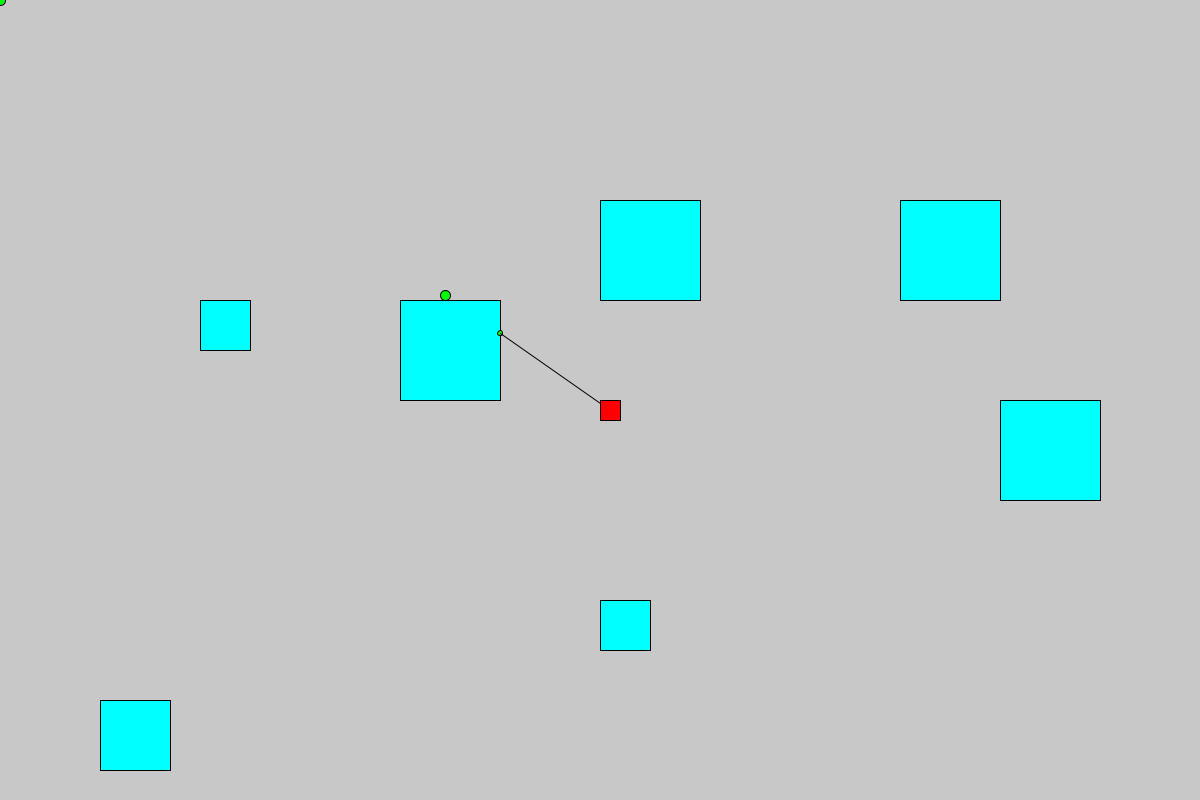
Frame 1 (no input)
Frame 60 (the mouse pressed at the canvas centre just before this capture): identical to frame 1, image omitted
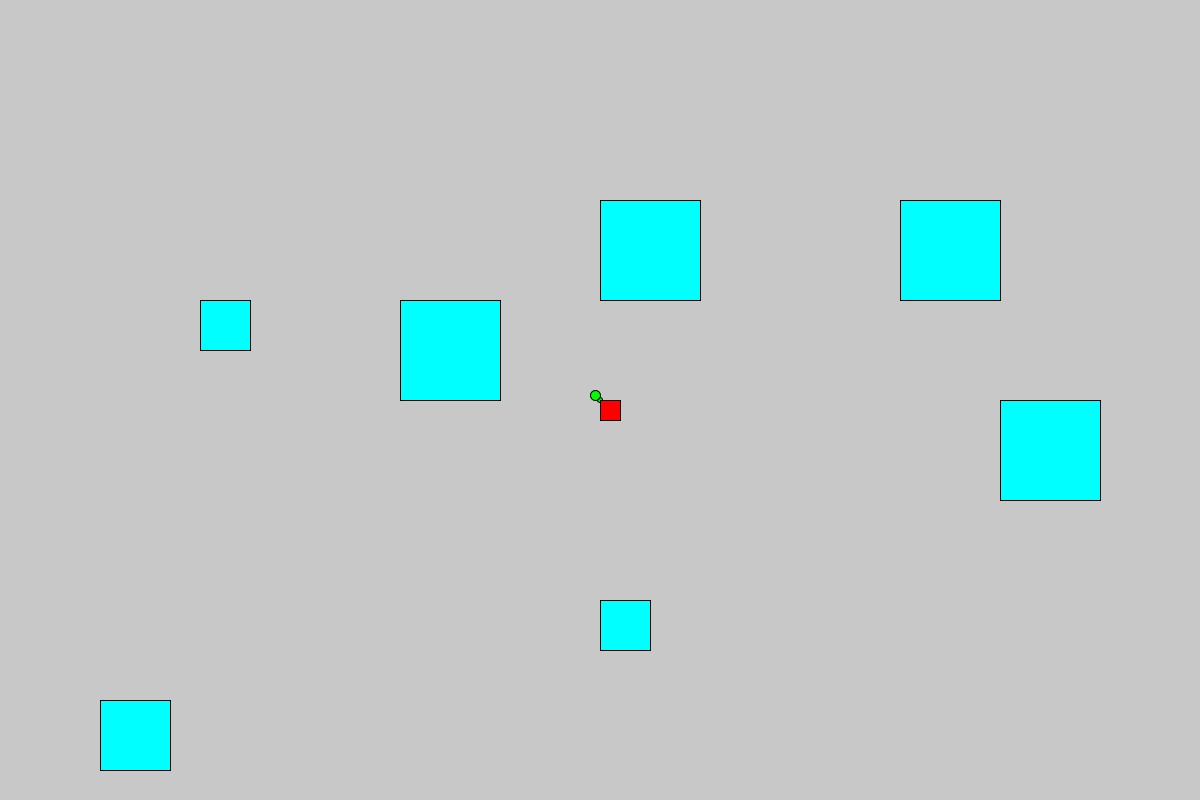
Frame 120 (the mouse held since frame 60 and released just before this capture)

The Processing sketch that drew these frames (run headless with seeded random() and noise(); from frame 60 on, the mouse is pressed at the canvas centre):

// Processing sketch: Target
// ── Target.pde
int speed = 2, playerSize = 20;
float x1, y1, x2, y2, viewArea = 30.0;
boolean[] keys = new boolean[4];
ArrayList<Line> lines = new ArrayList<Line>();

Shape[] shapes = new Shape[] 
{
      new Shape(200, 300, 50), 
      new Shape(600, 600, 50), 
      new Shape(100, 700, 70),
      new Shape(900, 200, 100),
      new Shape(1000, 400, 100),
      new Shape(400, 300, 100),
      new Shape(600, 200, 100),
};
void setup() 
{     
     frameRate(120);
     size(1200, 800);
     x1 = width / 2;
     y1 = height / 2;
}

void draw()
{
    background(200);
    x2 = mouseX;
    y2 = mouseY;   
    drawShapes();
    calculateCollision();
    setMouseTarget();
    movePlayer();  
}

void setMouseTarget()
{  
    float crtX = x1+playerSize / 2, crtY = y1+playerSize / 2;
    float x2tmp = x2, y2tmp = y2;
    fill(0, 255, 0);  
    circle(x2, y2, 5);    
    line(crtX, crtY, x2, y2);
    
    x2tmp = 1.5*x2tmp - 0.5*crtX;               
    y2tmp = 1.5*y2tmp - 0.5*crtY;    
    float poz = x1-((x2- x1) * y1) / (y2 - y1);
    if(poz < 0 || poz > width){
      poz = y1-((y2- y1) * x1) / (x2 - x1);
      circle(0, poz, 10);
    }
    else {
      circle(poz, 0, 10);
    }
    circle(x2tmp, y2tmp, 10);
    
    println(crtX+" "+crtY+" | "+x2+" "+y2+" | "+((y2-crtY)/(x2-crtX)) +" "+x2tmp+" "+y2tmp+" | "+ poz);
}

boolean isCollinear(float px1, float py1, float midx, float midy, float px2, float py2)
{
     if( (min(px1, px2) <= midx && midx <= max(px1, px2)) && (min(py1, py2) <= midy && midy <= max(py1, py2)) )
         return true;
     return false;
}

void calculateCollision()
{
    float rezX, rezY, finalX = 0, finalY = 0;
    float distPlayerToTarget = 0, closestCollision = width * 2;
    
    for(int i = 0;i < lines.size();i++)
    {
        float x3 = lines.get(i).x3, y3 = lines.get(i).y3, x4 = lines.get(i).x4, y4 = lines.get(i).y4;
        
        rezX = ((x1 * y2 - y1 * x2) * (x3 - x4) - (x1 - x2) * (x3 * y4 - y3 * x4)) /
                         ((x1 - x2) * (y3 - y4) - (y1 - y2) * (x3 - x4));
                                    
        rezY = ((x1 * y2 - y1 * x2) * (y3 - y4) - (y1 - y2) * (x3 * y4 - y3 * x4)) / 
                         ((x1 - x2) * (y3 - y4) - (y1 - y2) * (x3 - x4));
        
        if (isCollinear(x3, y3, rezX, rezY, x4, y4))
        {           
              distPlayerToTarget = dist(x1, y1, rezX, rezY);
              if(distPlayerToTarget < closestCollision && isCollinear(x1, y1, rezX, rezY, x2, y2))
              { 
                  finalX = rezX; 
                  finalY = rezY; 
                  closestCollision = distPlayerToTarget; 
              }
        }
    }
    
    if(finalX != 0 && finalY != 0) 
    {
        x2 = finalX; y2 = finalY;
    }
}

void drawShapes() 
{
    for(int i = 0;i < shapes.length; ++i)
    {
        shapes[i].drawObject();
    }
}

void movePlayer()
{
    if(keys[0]) y1 -= speed;
    if(keys[1]) y1 += speed;
    if(keys[2]) x1 -= speed;
    if(keys[3]) x1 += speed;
    fill(255, 0, 0);
    rect(x1, y1, playerSize, playerSize); 
}

void keyPressed() 
{ 
    switch(key) 
    {
       case 'w' : keys[0] = true; break;
       case 's' : keys[1] = true; break;
       case 'a' : keys[2] = true; break;
       case 'd' : keys[3] = true; break;
    }
}

void keyReleased() 
{
    switch(key) 
    {
       case 'w' : keys[0] = false; break;
       case 's' : keys[1] = false; break;
       case 'a' : keys[2] = false; break;
       case 'd' : keys[3] = false; break;
    }
}

// ── Shape.pde
class Shape 
{
    float posX, posY; 
    int size;
    
    Shape(float x, float y, int size) 
    {
        posX = x;
        posY = y;
        this.size = size;
        
        lines.add(new Line(x, y, x+size, y));
        lines.add(new Line(x+size, y, x+size, y+size));
        lines.add(new Line(x+size, y+size, x, y+size));
        lines.add(new Line(x, y+size, x, y));
    }  
    
    void drawObject() 
    {
        fill(0, 255, 255);
        rect(posX, posY, size, size);
    }    
}

class Line
{
    float x3, y3, x4, y4;
    
    Line(float x3, float y3, float x4, float y4) 
    {
        this.x3 = x3; this.y3 = y3;
        this.x4 = x4; this.y4 = y4;
    }   
}
